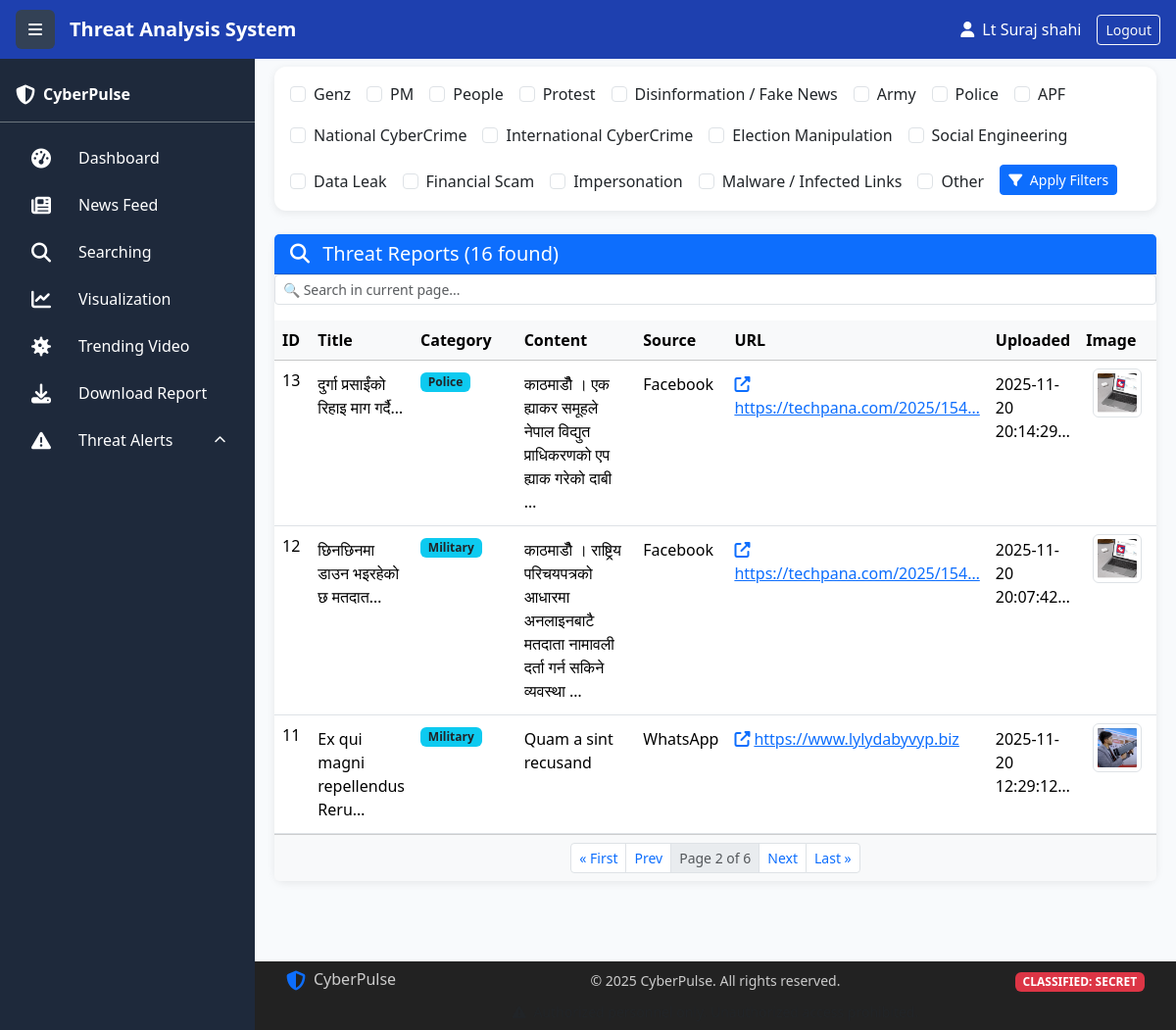
/search_news/?page=2, run on an earlier commit of the app's database.
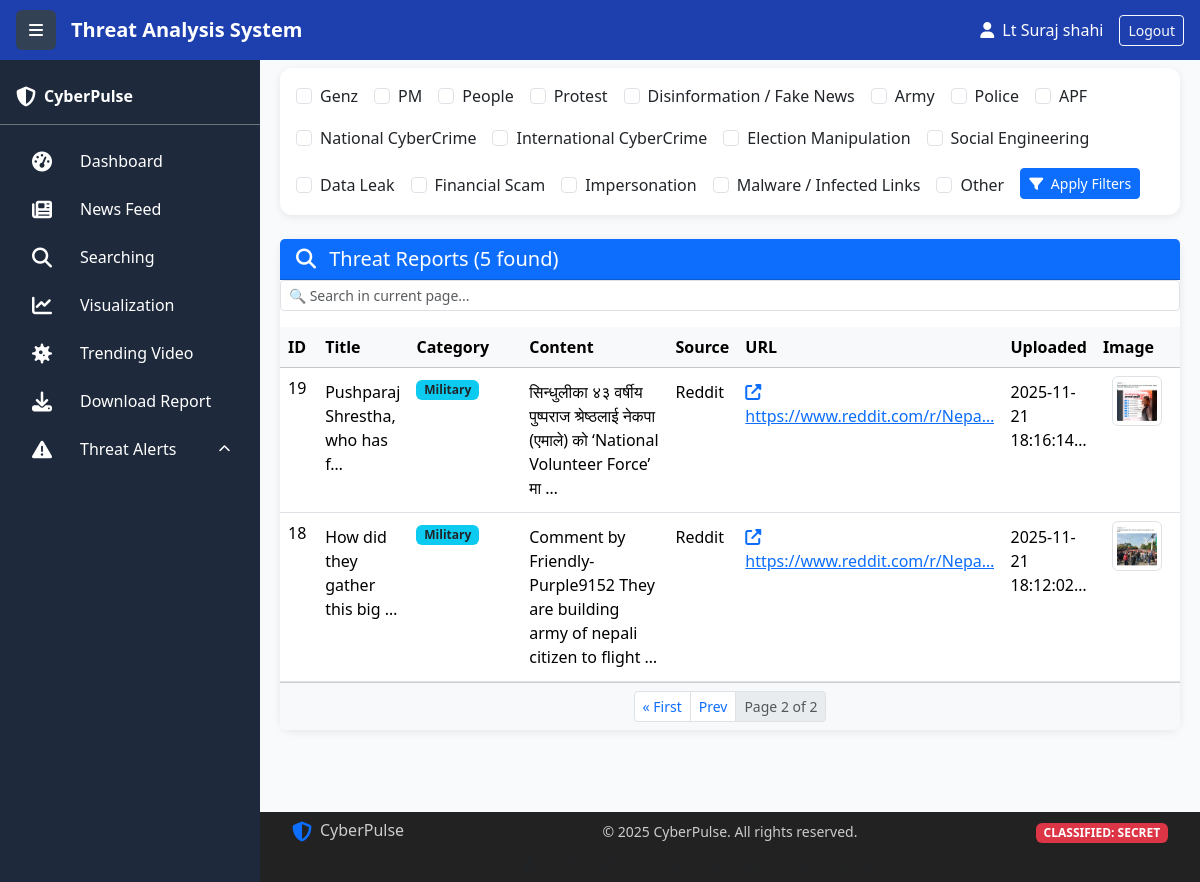
And on a later commit of the database.
### collect/models.py (models this page shows, shortened)
class ThreatAlert(models.Model):
    CATEGORY_CHOICES = [
        ('Genz', 'Genz'),
        ('PM', 'PM'),
        ('People', 'People'),
        ('Protest', 'Protest'),
        ('Disinformation', 'Disinformation / Fake News'),
        ('Army', 'Army'),
        ('Police', 'Police'),
        ('APF', 'APF'),
        ('NationalCyberCrime', 'National CyberCrime'),
        ('InternationalCyberCrime', 'International CyberCrime'),
        ('ElectionManipulation', 'Election Manipulation'),
        ('SocialEngineering', 'Social Engineering'),
        ('DataLeak', 'Data Leak'),
        ('Scam', 'Financial Scam'),
        ('Impersonation', 'Impersonation'),
        ('Malware', 'Malware / Infected Links'),
        ('Other', 'Other'),
    ]
    SEVERITY_CHOICES = [
        ('low', 'Low'),
        ('medium', 'Medium'),
        ('high', 'High'),
         ('critical', 'Critical'),
    ]
    title = models.CharField(max_length=300)
    image = models.ImageField(upload_to='threat_alerts/', blank=True, null=True)
    video = models.FileField(upload_to='threat_alerts/videos/', blank=True, null=True,
                           help_text="Upload video files")
    content = models.TextField()
    category = models.CharField(
        max_length=50,
        choices=CATEGORY_CHOICES,
        default='Other'
    )
    source = models.CharField(max_length=50, default='unknown')
    url = models.URLField(unique=True)
    severity = models.CharField(
        max_length=10,
        choices=SEVERITY_CHOICES,
        default='low'
    )
    timestamp = models.DateTimeField(auto_now_add=True)

### collect/views.py (the view)
# urls.py: path('search_news/', views.newsSearching, name='news_search'),
def newsSearching(request):
    selected = request.GET.getlist('category')
    threats = ThreatAlert.objects.all()
    if selected:
        threats = threats.filter(category__in=selected)
    threats = threats.order_by('-timestamp')
    category_counts = Counter(threats.values_list('category', flat=True))
    chart_data = []
    for value, label in ThreatAlert.CATEGORY_CHOICES:
        if not selected or value in selected:
            chart_data.append({
                'label': label,
                'count': category_counts.get(value, 0)
            })
    paginator = Paginator(threats, 3)
    page_number = request.GET.get('page')
    threats_page = paginator.get_page(page_number)
    return render(request, 'searchNews.html', {
        'threats': threats_page,  # ← paginated object
        'all_categories': ThreatAlert.CATEGORY_CHOICES,
        'selected_categories': selected,
        'chart_data': chart_data,
    })

### templates/searchNews.html (shortened to what the changed rows need)
{% extends "base.html" %}
{% block content %}
<div class="card border-0 mb-4">
  <div class="card-body">
    <form method="get" class="d-flex flex-wrap gap-3 align-items-end">
      {% for value, label in all_categories %}
        <div class="form-check">
          <input
            class="form-check-input"
            type="checkbox"
            name="category"
            value="{{ value }}"
            id="cat_{{ value }}"
          >
          <label class="form-check-label" for="cat_{{ value }}">
            {{ label }}
          </label>
        </div>
      {% endfor %}
    </form>
  </div>
</div>
<div class="card border-0">
  <div class="card-header bg-primary text-white d-flex justify-content-between align-items-center">
    <h5 class="mb-0">
      <i class="fas fa-search me-2"></i>
      Threat Reports ({{ threats.paginator.count }} found)
    </h5>
  </div>
  <div class="card-body p-0">
    <div class="table-responsive">
      <table class="table table-hover mb-0" id="threatTable">
        <thead class="table-light">
          <tr>
            <th style="width: 5%;">ID</th>
            <th style="width: 10%;">Title</th>
            <th style="width: 20%;">Category</th>
            <th style="width: 30%;">Content</th>
            <th style="width: 5%;">Source</th>
            <th style="width: 10%;">URL</th>
            <th style="width: 5%;">Uploaded</th>
            <th style="width: 15%;">Image</th>
          </tr>
        </thead>
        <tbody>
          {% for threat in threats %}
          <tr>
            <td>{{ threat.id }}</td>
            <td>
              <div class="expandable-cell"
                   data-full="{{ threat.title }}"
                   data-truncated="{{ threat.title|truncatechars:30 }}">
                {{ threat.title|truncatechars:30 }}
              </div>
            </td>
            <td>
              <span class="badge bg-info text-dark">
                {{ threat.get_category_display }}
              </span>
            </td>
            <td>
              <div class="expandable-cell"
                   data-full="{{ threat.content }}"
                   data-truncated="{{ threat.content|truncatewords:12 }}">
                {{ threat.content|truncatewords:12 }}
              </div>
            </td>
            <td>
              <div class="expandable-cell"
                   data-full="{{ threat.source }}"
                   data-truncated="{{ threat.source|truncatechars:20 }}">
                {{ threat.source|truncatechars:20 }}
              </div>
            </td>
            <td>
              {% if threat.url %}
                <a href="{{ threat.url }}" target="_blank" rel="noopener noreferrer" class="text-primary">
                  <div class="expandable-cell"
                       data-full="{{ threat.url }}"
                       data-truncated="{{ threat.url|truncatechars:30 }}">
                    <i class="fas fa-external-link-alt me-1"></i>
                    {{ threat.url|truncatechars:30 }}
                  </div>
                </a>
              {% else %}
                <span class="text-muted">—</span>
              {% endif %}
            </td>
           {% load tz %}
            <td>
              <div class="expandable-cell"
                  data-full="{{ threat.timestamp|timezone:'Asia/Kathmandu' }}"
                  data-truncated="{{ threat.timestamp|timezone:'Asia/Kathmandu'|truncatechars:20 }}">
                {{ threat.timestamp|timezone:'Asia/Kathmandu'|truncatechars:20 }}
              </div>
            </td>
            <td class="text-center">
              {% if threat.image %}
                <a href="{{ threat.image.url }}" target="_blank" rel="noopener noreferrer" title="View full image">
                  <img src="{{ threat.image.url }}"
                       alt="Threat image"
                       class="img-thumbnail rounded"
                       style="width: 50px; height: 50px; object-fit: cover;">
                </a>
              {% else %}
                <span class="text-muted">—</span>
              {% endif %}
            </td>
          </tr>
          {% empty %}
          <tr>
            <td colspan="6" class="text-center py-4 text-muted">
              No threat reports match your filters.
            </td>
          </tr>
          {% endfor %}
        </tbody>
      </table>
    </div>
    {% if threats.has_other_pages %}
      <div class="card-footer bg-light d-flex justify-content-center">
        <nav aria-label="Threat pagination">
          <ul class="pagination pagination-sm mb-0">
            {% if threats.has_previous %}
              <li class="page-item">
                <a class="page-link" href="?page=1{% for cat in selected_categories %}&category={{ cat }}{% endfor %}">&laquo; First</a>
              </li>
              <li class="page-item">
                <a class="page-link" href="?page={{ threats.previous_page_number }}{% for cat in selected_categories %}&category={{ cat }}{% endfor %}">Prev</a>
              </li>
            {% endif %}
            <li class="page-item disabled">
              <span class="page-link">Page {{ threats.number }} of {{ threats.paginator.num_pages }}</span>
            </li>
            {% if threats.has_next %}
              <li class="page-item">
                <a class="page-link" href="?page={{ threats.next_page_number }}{% for cat in selected_categories %}&category={{ cat }}{% endfor %}">Next</a>
              </li>
              <li class="page-item">
                <a class="page-link" href="?page={{ threats.paginator.num_pages }}{% for cat in selected_categories %}&category={{ cat }}{% endfor %}">Last &raquo;</a>
              </li>
            {% endif %}
          </ul>
        </nav>
      </div>
    {% endif %}
  </div>
</div>
{% endblock %}

What changed in the data, as far as the page shows it:
removed ThreatAlert: id "13", title "दुर्गा प्रसाईंको रिहाइ माग गर्दै…", category "Police", content "काठमाडौँ । एक ह्याकर समूहले नेपाल विद्युत प्राधिकरणको एप ह्याक गरेको दाबी …", source "Facebook", url "https://techpana.com/2025/154…", timestamp "2025-11-20 20:14:29…", image (picture)
removed ThreatAlert: id "12", title "छिनछिनमा डाउन भइरहेको छ मतदात…", category "Military", content "काठमाडौँ । राष्ट्रिय परिचयपत्रको आधारमा अनलाइनबाटै मतदाता नामावली दर्ता गर्न सकिने व्यवस्था …", source "Facebook", url "https://techpana.com/2025/154…", timestamp "2025-11-20 20:07:42…", image (picture)
removed ThreatAlert: id "11", title "Ex qui magni repellendus Reru…", category "Military", content "Quam a sint recusand", source "WhatsApp", url "https://www.lylydabyvyp.biz", timestamp "2025-11-20 12:29:12…", image (picture)
added ThreatAlert: id "19", title "Pushparaj Shrestha, who has f…", category "Military", content "सिन्धुलीका ४३ वर्षीय पुष्पराज श्रेष्ठलाई नेकपा (एमाले) को ‘National Volunteer Force’ मा …", source "Reddit", url "https://www.reddit.com/r/Nepa…", timestamp "2025-11-21 18:16:14…", image (picture)
added ThreatAlert: id "18", title "How did they gather this big …", category "Military", content "Comment by Friendly-Purple9152 They are building army of nepali citizen to flight …", source "Reddit", url "https://www.reddit.com/r/Nepa…", timestamp "2025-11-21 18:12:02…", image (picture)
Also different on the page:
{{ threats.paginator.count }}: "16" → "5"
{{ threats.paginator.num_pages }}: "6" → "2"
text no longer shown: "Next Last »"
